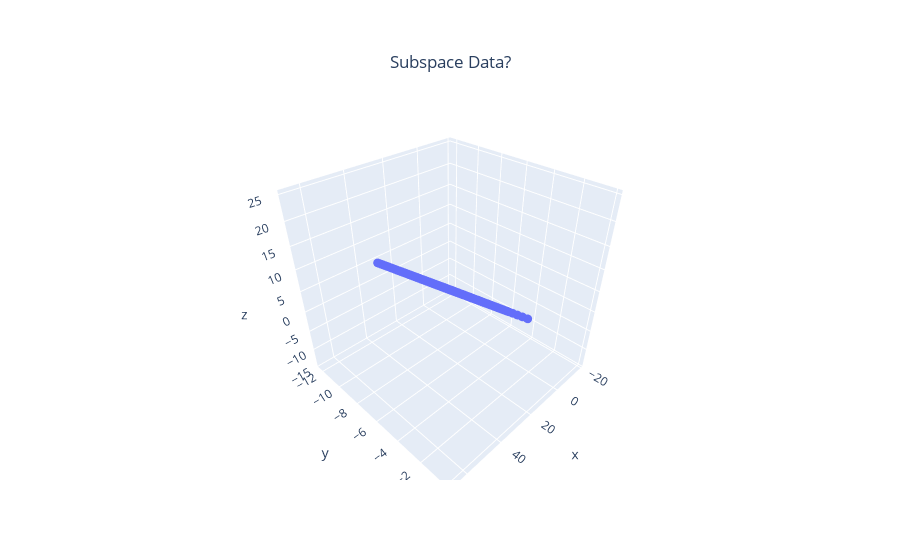

The notebook cell this image was saved under:
### Code cell
# CELL 2
Nd = 3 # dimension of the ambient space to which data will be projected
B = np.random.rand(Nd,2) # generate a random basis
ND_Data = B@T1 # convert or project 2D data points to Np Dimensions, in other words project data points onto a plane in some Np-Dimensional space
# we start with 3 dimensions so that we can view
# let's view the projected text in 3D
CMe(ND_Data)

### Figure 1 — Plotly figure (JSON) as saved in the notebook; plotly's stock layout.template omitted (floating-point values rounded to 4 significant figures; data arrays with more than 128 entries replaced by an {"elided": "..."} marker saying what was removed)
{"data": [{"marker": {"size": 3}, "mode": "markers", "name": "Plane", "type": "scatter3d", "x": {"elided": "932 float values"}, "y": {"elided": "932 float values"}, "z": {"elided": "932 float values"}}], "layout": {"title": {"text": "Subspace Data?", "x": 0.5, "xanchor": "center", "y": 0.9, "yanchor": "top"}}}
